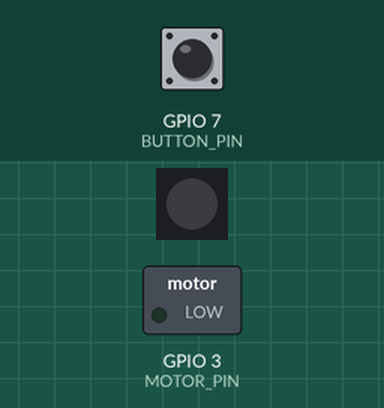
Simulated run of this sketch. Board: ESP32-S3. On the bench: 1 RGB LEDs in strip order, left to right, switched loads named in the sketch (green lamp = pin HIGH). Dashed ring = blinking. The inputs (shaded band) are chosen by the test bench; at power-on: GPIO 7 (BUTTON_PIN) HIGH. Dim RGB values are drawn brighter than linear; nothing arrives over Bluetooth unless stated; a phone connects over Bluetooth LE 3 s after start.

Above: at 1.2 s.
1.3 s: GPIO 7 (BUTTON_PIN) pulled LOW for 0.15 s
At 2.9 s:
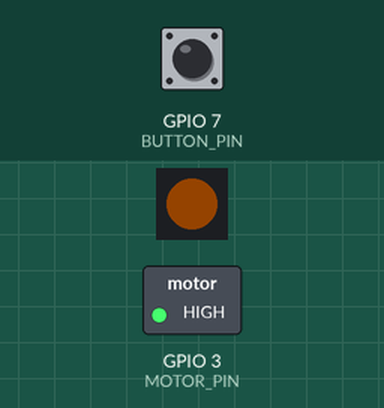
7.4 s: GPIO 7 (BUTTON_PIN) pulled LOW for 1 s
At 9.08 s:
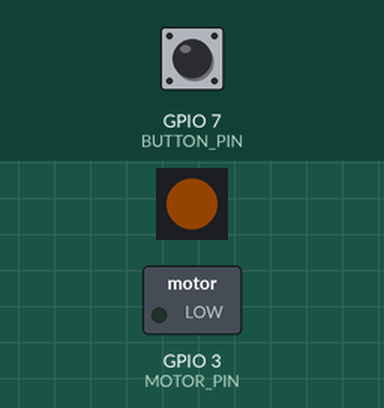
Timing chart, 0 to 16.4 s (numbered marks = the images above; inputs shaded):
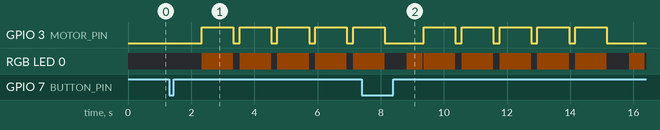

Measured:
- after the input at 1.3 s, GPIO 3 (MOTOR_PIN): alternates HIGH for 1.0 s and LOW for 0.20 s, starting after 1.0 s; RGB LED 0: alternates RGB(20, 9, 0) for 1.0 s and off for 0.20 s, starting after 1.0 s

The sketch:

e_clock_ble_prod_ino_v2.ino
```cpp
#include <Adafruit_NeoPixel.h>
#include <BLEDevice.h>
#include <BLEServer.h>

#define LED_PIN      5
#define LED_COUNT    1

#define MOTOR_PIN    3
#define BUTTON_PIN   7

#define SERVICE_UUID        "7b7f0001-1111-2222-3333-abcdef123456"
#define CHARACTERISTIC_UUID "7b7f0002-1111-2222-3333-abcdef123456"

Adafruit_NeoPixel strip(LED_COUNT, LED_PIN, NEO_GRB + NEO_KHZ800);

int pressCount = 0;
unsigned long lastPress = 0;
bool lastButton = HIGH;

// current blinking state
bool blinking = false;
bool ledState = false;
unsigned long lastBlink = 0;
int blinkR = 0;
int blinkG = 0;
int blinkB = 0;
const unsigned long blinkInterval = 500;

void setColor(int r, int g, int b) {
  strip.setPixelColor(0, strip.Color(r, g, b));
  strip.show();
}

void startBlinking(int r, int g, int b) {
  blinkR = r;
  blinkG = g;
  blinkB = b;
  blinking = true;
  ledState = false;
  lastBlink = millis();
}

void stopBlinking() {
  blinking = false;
  ledState = false;
  setColor(0, 0, 0);
}

void handleBlinking() {
  if (!blinking) return;

  if (millis() - lastBlink >= blinkInterval) {
    lastBlink = millis();
    ledState = !ledState;

    if (ledState) {
      setColor(blinkR, blinkG, blinkB);
    } else {
      setColor(0, 0, 0);
    }
  }
}

void vibrateWithLed(int count, int duration, int r, int g, int b) {
  blinking = false;

  for (int i = 0; i < count; i++) {
    setColor(r, g, b);
    digitalWrite(MOTOR_PIN, HIGH);
    delay(duration);

    setColor(0, 0, 0);
    digitalWrite(MOTOR_PIN, LOW);
    delay(200);
  }

  startBlinking(r, g, b);
}

void runState(char cmd) {
  switch(cmd) {
    case '0':
      digitalWrite(MOTOR_PIN, LOW);
      stopBlinking();
      break;

    case '1':
      // yellow: LED follows vibration, then keeps blinking yellow
      vibrateWithLed(5, 1000, 255, 120, 0);
      break;

    case '2':
      // red: LED follows vibration, then keeps blinking red
      vibrateWithLed(7, 300, 255, 0, 0);
      break;

    case '3':
      // green: LED follows vibration, then keeps blinking green
      vibrateWithLed(1, 5000, 0, 255, 0);
      break;
  }
}

class Callbacks : public BLECharacteristicCallbacks {
  void onWrite(BLECharacteristic *c) {
    String value = c->getValue();

    if (value.length() > 0) {
      runState(value[0]);
    }
  }
};

class ServerCallbacks : public BLEServerCallbacks {
  void onDisconnect(BLEServer* server) {
    delay(200);
    BLEDevice::startAdvertising();
  }
};

void setup() {
  pinMode(BUTTON_PIN, INPUT_PULLUP);

  pinMode(MOTOR_PIN, OUTPUT);
  digitalWrite(MOTOR_PIN, LOW);

  strip.begin();
  strip.setBrightness(20);
  strip.show();
  setColor(0, 0, 0);

  BLEDevice::init("Oref-Watch");

  BLEServer *server = BLEDevice::createServer();
  server->setCallbacks(new ServerCallbacks());

  BLEService *service = server->createService(SERVICE_UUID);

  BLECharacteristic *characteristic =
      service->createCharacteristic(
          CHARACTERISTIC_UUID,
          BLECharacteristic::PROPERTY_WRITE
      );

  characteristic->setCallbacks(new Callbacks());

  service->start();

  BLEAdvertising *adv = BLEDevice::getAdvertising();
  adv->addServiceUUID(SERVICE_UUID);

  BLEDevice::startAdvertising();
}

void loop() {
  handleBlinking();

  bool button = digitalRead(BUTTON_PIN);

  if (button == LOW && lastButton == HIGH) {
    delay(30);

    if (digitalRead(BUTTON_PIN) == LOW) {
      pressCount++;
      lastPress = millis();
    }
  }

  lastButton = button;

  if (pressCount > 0 && millis() - lastPress > 1000) {
    if (pressCount == 1)
      runState('1');
    else if (pressCount == 2)
      runState('2');
    else if (pressCount == 3)
      runState('3');
    else if (pressCount == 4)
      runState('0');

    pressCount = 0;
  }
}
```
